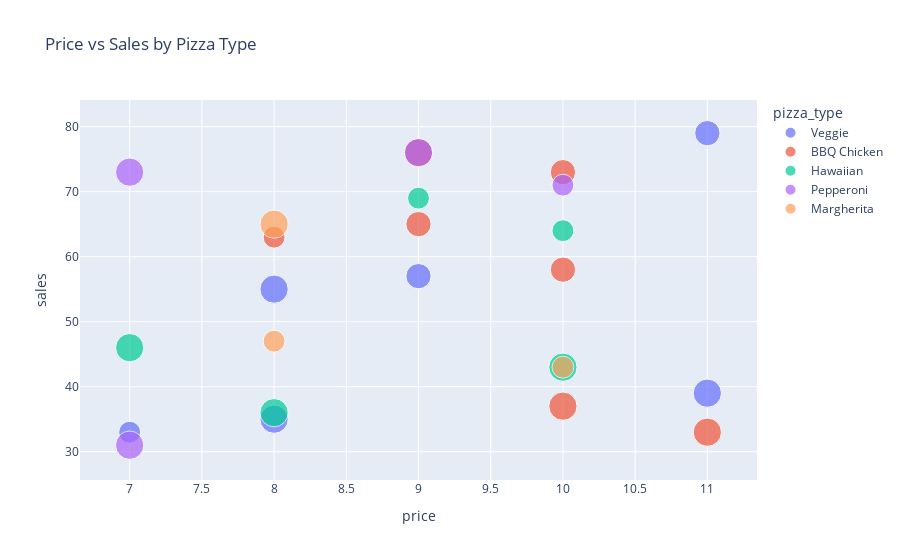

Notebook code cell kept with this figure:
### Markdown cell above
## 📊 Scatter Plot

### Code cell
px.scatter(df, x='price', y='sales', color='pizza_type', size='rating', title='Price vs Sales by Pizza Type').show()

### Figure 1 — Plotly figure (JSON) as saved in the notebook; plotly's stock layout.template omitted (floating-point values rounded to 4 significant figures)
{"data": [{"hovertemplate": "pizza_type=Veggie<br>price=%{x}<br>sales=%{y}<br>rating=%{marker.size}<extra></extra>", "legendgroup": "Veggie", "marker": {"color": "#636efa", "size": [4, 4, 5, 3, 5, 5], "sizemode": "area", "sizeref": 0.0125, "symbol": "circle"}, "mode": "markers", "name": "Veggie", "orientation": "v", "showlegend": true, "type": "scatter", "x": [9, 11, 8, 7, 8, 11], "xaxis": "x", "y": [57, 79, 35, 33, 55, 39], "yaxis": "y"}, {"hovertemplate": "pizza_type=BBQ Chicken<br>price=%{x}<br>sales=%{y}<br>rating=%{marker.size}<extra></extra>", "legendgroup": "BBQ Chicken", "marker": {"color": "#EF553B", "size": [5, 4, 5, 4, 5, 4, 3], "sizemode": "area", "sizeref": 0.0125, "symbol": "circle"}, "mode": "markers", "name": "BBQ Chicken", "orientation": "v", "showlegend": true, "type": "scatter", "x": [9, 10, 10, 9, 11, 10, 8], "xaxis": "x", "y": [76, 73, 37, 65, 33, 58, 63], "yaxis": "y"}, {"hovertemplate": "pizza_type=Hawaiian<br>price=%{x}<br>sales=%{y}<br>rating=%{marker.size}<extra></extra>", "legendgroup": "Hawaiian", "marker": {"color": "#00cc96", "size": [5, 3, 5, 5, 3], "sizemode": "area", "sizeref": 0.0125, "symbol": "circle"}, "mode": "markers", "name": "Hawaiian", "orientation": "v", "showlegend": true, "type": "scatter", "x": [8, 10, 10, 7, 9], "xaxis": "x", "y": [36, 64, 43, 46, 69], "yaxis": "y"}, {"hovertemplate": "pizza_type=Pepperoni<br>price=%{x}<br>sales=%{y}<br>rating=%{marker.size}<extra></extra>", "legendgroup": "Pepperoni", "marker": {"color": "#ab63fa", "size": [5, 5, 3, 5], "sizemode": "area", "sizeref": 0.0125, "symbol": "circle"}, "mode": "markers", "name": "Pepperoni", "orientation": "v", "showlegend": true, "type": "scatter", "x": [9, 7, 10, 7], "xaxis": "x", "y": [76, 31, 71, 73], "yaxis": "y"}, {"hovertemplate": "pizza_type=Margherita<br>price=%{x}<br>sales=%{y}<br>rating=%{marker.size}<extra></extra>", "legendgroup": "Margherita", "marker": {"color": "#FFA15A", "size": [3, 5, 3], "sizemode": "area", "sizeref": 0.0125, "symbol": "circle"}, "mode": "markers", "name": "Margherita", "orientation": "v", "showlegend": true, "type": "scatter", "x": [8, 8, 10], "xaxis": "x", "y": [47, 65, 43], "yaxis": "y"}], "layout": {"legend": {"itemsizing": "constant", "title": {"text": "pizza_type"}, "tracegroupgap": 0}, "title": {"text": "Price vs Sales by Pizza Type"}, "xaxis": {"anchor": "y", "domain": [0, 1], "title": {"text": "price"}}, "yaxis": {"anchor": "x", "domain": [0, 1], "title": {"text": "sales"}}}}
